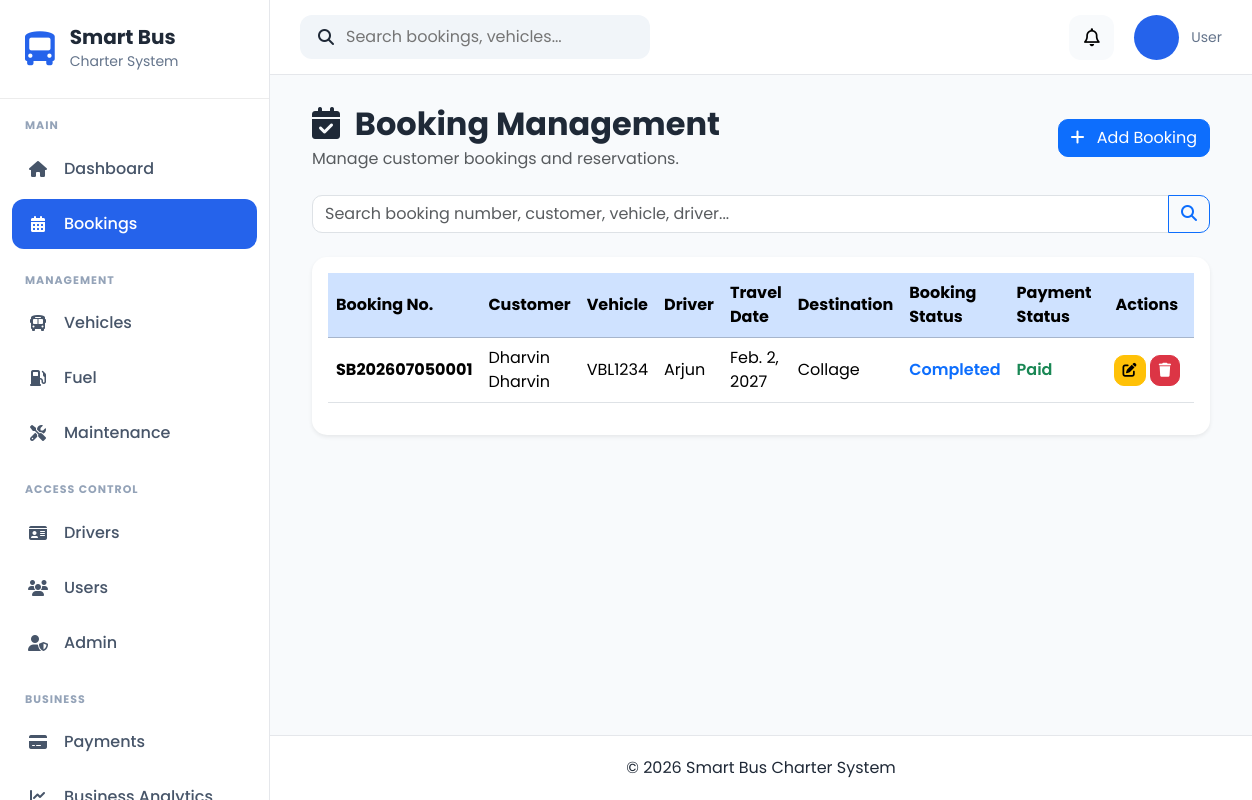
The app's page /bookings/, older data.
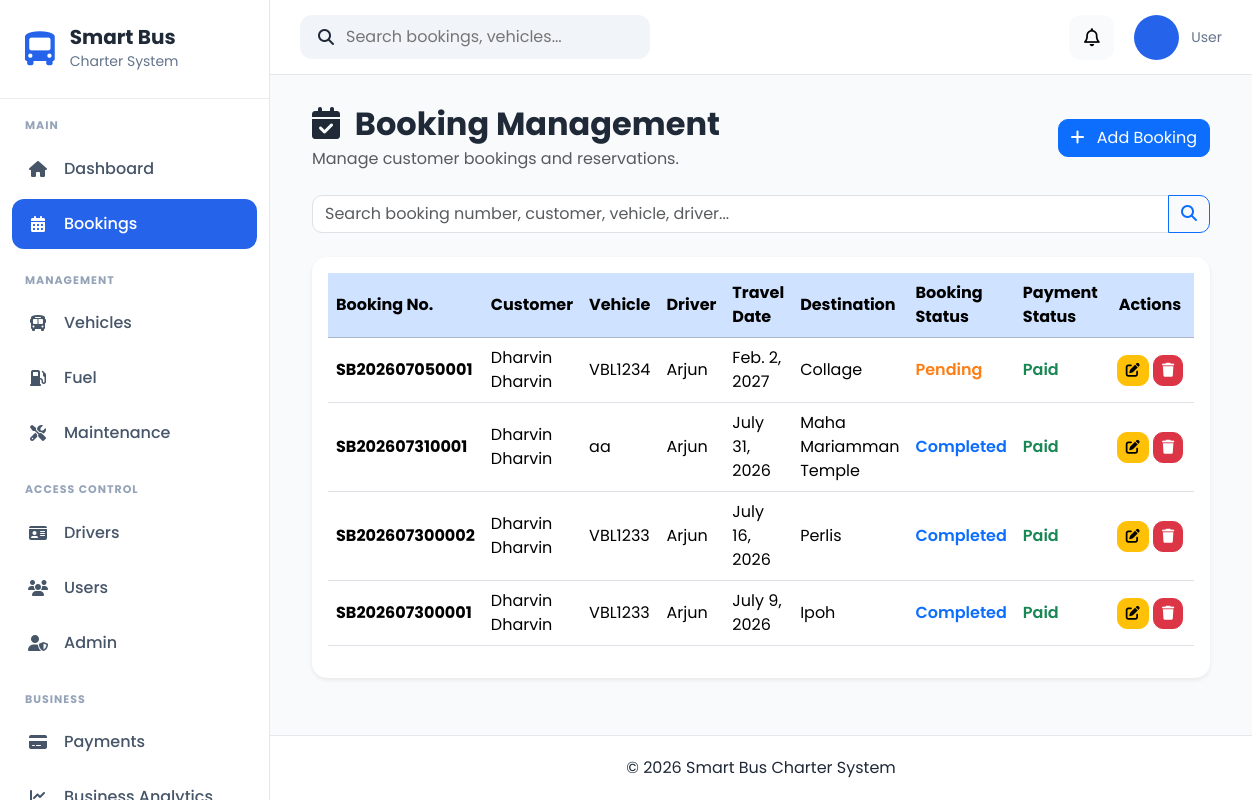
The same page, newer data.
### apps/bookings/models.py (models this page shows, shortened)
class Booking(models.Model):
    STATUS_CHOICES = [
        ("Pending", "Pending"),
        ("Confirmed", "Confirmed"),
        ("Completed", "Completed"),
        ("Cancelled", "Cancelled"),
    ]
    PAYMENT_CHOICES = [
        ("Pending", "Pending"),
        ("Paid", "Paid"),
        ("Refunded", "Refunded"),
    ]
    booking_number = models.CharField(
        max_length=20,
        unique=True,
        blank=True,
    )
    customer = models.ForeignKey(
        Customer,
        on_delete=models.CASCADE,
        related_name="bookings",
    )
    vehicle = models.ForeignKey(
        Vehicle,
        on_delete=models.PROTECT,
        related_name="bookings",
    )
    driver = models.ForeignKey(
        Driver,
        on_delete=models.PROTECT,
        related_name="bookings",
    )
    pickup_location = models.CharField(max_length=150)
    destination = models.CharField(max_length=150)
    travel_date = models.DateField()
    departure_time = models.TimeField()
    return_date = models.DateField(
        blank=True,
        null=True,
    )
    passenger_count = models.PositiveIntegerField()
    total_price = models.DecimalField(
        max_digits=10,
        decimal_places=2,
        default=0,
    )
    booking_status = models.CharField(
        max_length=20,
        choices=STATUS_CHOICES,
        default="Pending",
    )
    payment_status = models.CharField(
        max_length=20,
        choices=PAYMENT_CHOICES,
        default="Pending",
    )
    remarks = models.TextField(
        blank=True,
    )
    created_at = models.DateTimeField(
        default=timezone.now,
    )
    updated_at = models.DateTimeField(
        auto_now=True,
    )
    class Meta:
        ordering = ["-travel_date", "-created_at"]

### apps/customers/models.py (models this page shows, shortened)
class Customer(models.Model):
    GENDER_CHOICES = [
        ("Male", "Male"),
        ("Female", "Female"),
        ("Other", "Other"),
    ]
    first_name = models.CharField(
        max_length=100
    )
    last_name = models.CharField(
        max_length=100
    )
    email = models.EmailField(
        unique=True
    )
    phone = models.CharField(
        max_length=20,
        unique=True
    )
    address = models.TextField()
    city = models.CharField(
        max_length=100
    )
    state = models.CharField(
        max_length=100
    )
    postcode = models.CharField(
        max_length=10
    )
    gender = models.CharField(
        max_length=10,
        choices=GENDER_CHOICES
    )
    profile_picture = models.ImageField(
        upload_to="customers/",
        blank=True,
        null=True
    )
    created_at = models.DateTimeField(
        auto_now_add=True
    )
    updated_at = models.DateTimeField(
        auto_now=True
    )

### apps/vehicles/models.py (models this page shows, shortened)
class Vehicle(models.Model):
    STATUS_CHOICES = [
        ("Available", "Available"),
        ("Booked", "Booked"),
        ("Maintenance", "Maintenance"),
        ("Inactive", "Inactive"),
    ]
    BUS_TYPE_CHOICES = [
        ("Mini Bus", "Mini Bus"),
        ("Standard Bus", "Standard Bus"),
        ("VIP Coach", "VIP Coach"),
    ]
    registration_number = models.CharField(
        max_length=20,
        unique=True
    )
    vehicle_name = models.CharField(
        max_length=100
    )
    bus_type = models.CharField(
        max_length=30,
        choices=BUS_TYPE_CHOICES
    )
    seat_capacity = models.PositiveIntegerField()
    manufacture_year = models.PositiveIntegerField()
    insurance_expiry = models.DateField()
    road_tax_expiry = models.DateField()
    status = models.CharField(
        max_length=20,
        choices=STATUS_CHOICES,
        default="Available"
    )
    image = models.ImageField(
        upload_to="vehicles/",
        blank=True,
        null=True
    )
    created_at = models.DateTimeField(auto_now_add=True)
    updated_at = models.DateTimeField(auto_now=True)

### apps/drivers/models.py (models this page shows, shortened)
class Driver(models.Model):
    STATUS_CHOICES = [
        ("Available", "Available"),
        ("On Trip", "On Trip"),
        ("Leave", "Leave"),
        ("Inactive", "Inactive"),
    ]
    full_name = models.CharField(max_length=100)
    ic_passport = models.CharField(
        max_length=20,
        unique=True
    )
    phone = models.CharField(max_length=20)
    email = models.EmailField(
        blank=True,
        null=True
    )
    address = models.TextField(blank=True)
    driving_license = models.CharField(
        max_length=50,
        unique=True
    )
    license_expiry = models.DateField()
    assigned_vehicle = models.ForeignKey(
        Vehicle,
        on_delete=models.SET_NULL,
        blank=True,
        null=True,
        related_name="drivers"
    )
    status = models.CharField(
        max_length=20,
        choices=STATUS_CHOICES,
        default="Available"
    )
    photo = models.ImageField(
        upload_to="drivers/",
        blank=True,
        null=True
    )
    created_at = models.DateTimeField(auto_now_add=True)
    updated_at = models.DateTimeField(auto_now=True)
    class Meta:
        ordering = ["full_name"]

### apps/bookings/views.py (the view, shortened to what this page needs)
def booking_list(request):
    search = request.GET.get("search", "")
    bookings = Booking.objects.select_related(
        "customer",
        "vehicle",
        "driver",
    ).order_by("-travel_date")
    paginator = Paginator(bookings, 10)
    page_number = request.GET.get("page")
    page_obj = paginator.get_page(page_number)
    context = {
        "page_obj": page_obj,
        "bookings": page_obj,
        "search": search,
        "is_paginated": page_obj.has_other_pages(),
    }
    return render(
        request,
        "bookings/booking_list.html",
        context,
    )

### templates/bookings/booking_list.html (shortened to what this page needs)
{% extends "crud/base_list.html" %}
{% block header_title %}
<i class="fas fa-calendar-check me-2"></i>
Booking Management
{% endblock %}
{% block header_subtitle %}
Manage customer bookings and reservations.
{% endblock %}
{% block add_button %}
<a href="{% url 'bookings:booking_create' %}" class="btn btn-primary">
    <i class="fas fa-plus me-2"></i>
    Add Booking
</a>
{% endblock %}
{% block search %}
<form method="GET" class="mb-4">
    <div class="input-group">
        <input
            type="text"
            name="search"
            class="form-control"
            placeholder="Search booking number, customer, vehicle, driver..."
            value="{{ search }}">
        <button class="btn btn-outline-primary" type="submit">
            <i class="fas fa-search"></i>
        </button>
    </div>
</form>
{% endblock %}
{% block table %}
<table class="table table-hover align-middle">
    <thead class="table-primary">
        <tr>
            <th>Booking No.</th>
            <th>Customer</th>
            <th>Vehicle</th>
            <th>Driver</th>
            <th>Travel Date</th>
            <th>Destination</th>
            <th>Booking Status</th>
            <th>Payment Status</th>
            <th class="text-center" width="170">Actions</th>
        </tr>
    </thead>
    <tbody>
    {% for booking in bookings %}
        <tr>
            <td>
                <strong>{{ booking.booking_number }}</strong>
            </td>
            <td>
                {{ booking.customer.first_name }} {{ booking.customer.last_name }}
            </td>
            <td>
                {{ booking.vehicle.registration_number }}
            </td>
            <td>
                {{ booking.driver.full_name }}
            </td>
            <td>
                {{ booking.travel_date }}
            </td>
            <td>
                {{ booking.destination }}
            </td>
            <td>
                {% if booking.booking_status == "Confirmed" %}
                    <span style="color:#198754;font-weight:600;">
                        {{ booking.booking_status }}
                    </span>
                {% elif booking.booking_status == "Pending" %}
                    <span style="color:#fd7e14;font-weight:600;">
                        {{ booking.booking_status }}
                    </span>
                {% elif booking.booking_status == "Completed" %}
                    <span style="color:#0d6efd;font-weight:600;">
                        {{ booking.booking_status }}
                    </span>
                {% elif booking.booking_status == "Cancelled" %}
                    <span style="color:#dc3545;font-weight:600;">
                        {{ booking.booking_status }}
                    </span>
                {% else %}
                    <span style="font-weight:600;">
                        {{ booking.booking_status|default:"Pending" }}
                    </span>
                {% endif %}
            </td>
            <td>
                {% if booking.payment_status == "Paid" %}
                    <span style="color:#198754;font-weight:600;">
                        {{ booking.payment_status }}
                    </span>
                {% elif booking.payment_status == "Pending" %}
                    <span style="color:#fd7e14;font-weight:600;">
                        {{ booking.payment_status }}
                    </span>
                {% elif booking.payment_status == "Refunded" %}
                    <span style="color:#0d6efd;font-weight:600;">
                        {{ booking.payment_status }}
                    </span>
                {% elif booking.payment_status == "Failed" %}
                    <span style="color:#dc3545;font-weight:600;">
                        {{ booking.payment_status }}
                    </span>
                {% else %}
                    <span style="font-weight:600;">
                        {{ booking.payment_status }}
                    </span>
                {% endif %}
            </td>
            <td class="text-center">
                <a href="{% url 'bookings:booking_update' booking.pk %}"
                   class="btn btn-warning btn-sm">
                    <i class="fas fa-edit"></i>
                </a>
                <a href="{% url 'bookings:booking_delete' booking.pk %}"
                   class="btn btn-danger btn-sm">
                    <i class="fas fa-trash"></i>
                </a>
            </td>
        </tr>
    {% endfor %}
    </tbody>
</table>
{% endblock %}

Row changes from the older to the newer data that the page shows:
changed Booking "SB202607050001": booking_status "Completed" → "Pending"
added Booking: booking_number "SB202607310001", customer.first_name "Dharvin", customer.last_name "Dharvin", vehicle.registration_number "aa", driver.full_name "Arjun", travel_date "July 31, 2026", destination "Maha Mariamman Temple", booking_status "Completed", payment_status "Paid"
added Booking: booking_number "SB202607300002", customer.first_name "Dharvin", customer.last_name "Dharvin", vehicle.registration_number "VBL1233", driver.full_name "Arjun", travel_date "July 16, 2026", destination "Perlis", booking_status "Completed", payment_status "Paid"
added Booking: booking_number "SB202607300001", customer.first_name "Dharvin", customer.last_name "Dharvin", vehicle.registration_number "VBL1233", driver.full_name "Arjun", travel_date "July 9, 2026", destination "Ipoh", booking_status "Completed", payment_status "Paid"
